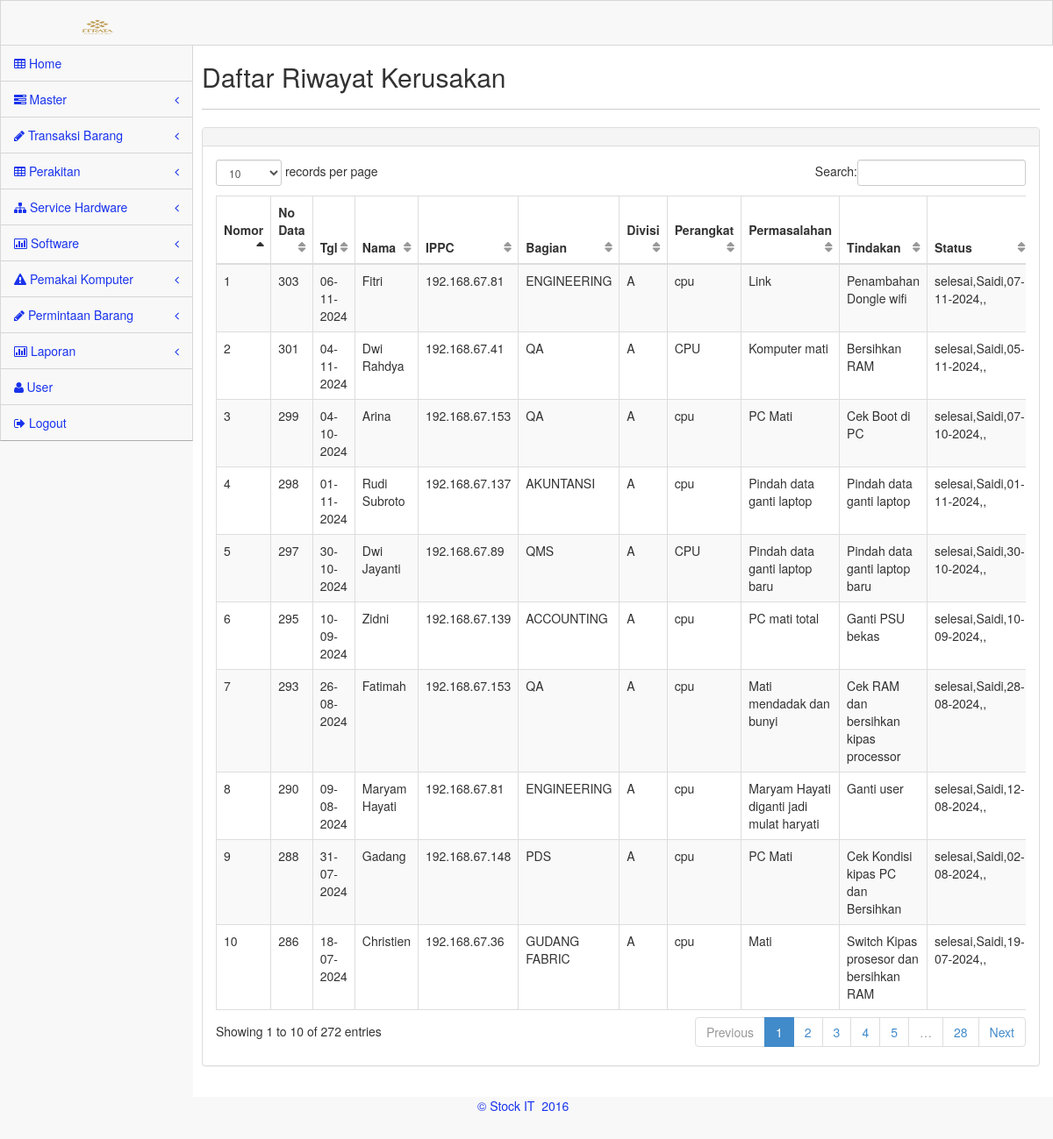
The app's page /user.php?menu=riwayat (signed in) with its own data.
### tables this page shows
CREATE TABLE `service` (
  `nomor` int(11) NOT NULL,
  `tgl` char(10) default NULL,
  `jam` char(5) default NULL,
  `nama` char(30) default NULL,
  `bagian` char(30) default NULL,
  `divisi` char(1) default NULL,
  `perangkat` char(50) default NULL,
  `kasus` char(250) default NULL,
  `penerima` char(30) default NULL,
  `tgl2` char(10) default NULL,
  `jam2` char(5) default NULL,
  `teknisi` char(30) default NULL,
  `tindakan` char(250) default NULL,
  `luar` char(30) default NULL,
  `tgl3` char(10) default NULL,
  `jam3` char(5) default NULL,
  `tindakan2` char(250) default NULL,
  `status` varchar(10) NOT NULL,
  `ippc` varchar(20) NOT NULL,
  `noprinter` char(60) NOT NULL,
  `ket` varchar(2) NOT NULL,
  `statup` char(30) NOT NULL,
  `keterangan` varchar(250) NOT NULL,
  `tglRequest` char(10) default NULL,
  `svc_kat` char(20) default NULL,
  KEY `_WA_Sys_nomor_38996AB5` USING BTREE (`nomor`),
  KEY `_WA_Sys_tgl_38996AB5` USING BTREE (`tgl`),
  KEY `_WA_Sys_jam_38996AB5` USING BTREE (`jam`),
  KEY `_WA_Sys_nama_38996AB5` USING BTREE (`nama`),
  KEY `_WA_Sys_bagian_38996AB5` USING BTREE (`bagian`),
  KEY `_WA_Sys_divisi_38996AB5` USING BTREE (`divisi`),
  KEY `_WA_Sys_perangkat_38996AB5` USING BTREE (`perangkat`),
  KEY `_WA_Sys_kasus_38996AB5` USING BTREE (`kasus`),
  KEY `_WA_Sys_penerima_38996AB5` USING BTREE (`penerima`),
  KEY `_WA_Sys_tgl2_38996AB5` USING BTREE (`tgl2`),
  KEY `_WA_Sys_jam2_38996AB5` USING BTREE (`jam2`),
  KEY `_WA_Sys_teknisi_38996AB5` USING BTREE (`teknisi`),
  KEY `_WA_Sys_tindakan_38996AB5` USING BTREE (`tindakan`),
  KEY `_WA_Sys_luar_38996AB5` USING BTREE (`luar`),
  KEY `_WA_Sys_tgl3_38996AB5` USING BTREE (`tgl3`),
  KEY `_WA_Sys_jam3_38996AB5` USING BTREE (`jam3`),
  KEY `_WA_Sys_tindakan2_38996AB5` USING BTREE (`tindakan2`)
);

### aplikasi/riwayat.php (the view, shortened to what this page needs)
        <div class="inner">
            <div class="row">
                <div class="col-lg-12">
                    <h2>Daftar Riwayat Kerusakan</h2>
                </div>
            </div>
            <hr />
            <div class="row">
            <div class="col-lg-12">
                <div class="panel panel-default">
                    <div class="panel-heading">
                    </div>
                    <div class="panel-body">
                        <div class="table-responsive" style='overflow: scroll;'>
                            <table class="table table-striped table-bordered table-hover" id="dataTables-example">
                                <thead>
                                    <tr>
					 <th>Nomor</th>
					 <th>No Data</th>
						 <th>Tgl</th>
                                        <th>Nama</th>
                                        <th>IPPC</th>
                                        <th>Bagian</th>
							<th>Divisi</th>
							<th>Perangkat</th>
							<th>Permasalahan</th>
							<th>Tindakan</th>
							<th>Status</th>
                                    </tr>
                                </thead>
                                <tbody>
                                   <?$nou=1;
					   $sql = mysql_query("SELECT * FROM service where status='selesai' and perangkat='CPU' order by nomor desc ");
if(mysql_num_rows($sql) > 0){
while($data = mysql_fetch_array($sql)){
$tgl=$data['tgl'];
$nama=$data['nama'];
$ippc=$data['ippc'];
$bagian=$data['bagian'];
$divisi=$data['divisi'];
$perangkat=$data['perangkat'];
$kasus=$data['kasus'];
	$status=$data['status'];
		$teknisi=$data['teknisi'];
		$tindakan=$data['tindakan'];
		$tgl2=$data['tgl2'];
		$luar=$data['luar'];
		$tgl3=$data['tgl3'];
		$nomor=$data['nomor'];
?>
                                    <tr class="gradeC">
					<td><? echo $nou++ ?></td>
					<td><? echo $nomor ?></td>
					<td><? echo $tgl ?></td>
                                <td><? echo $nama ?></td>
                                <td><? echo $ippc?></td>
                                <td><? echo $bagian ?></td>
					<td><? echo $divisi ?></td>
					<td><? echo $perangkat ?></td>
					<td><? echo $kasus ?></td>
					<td><? echo $tindakan ?></td>
					<td><?php echo $status; ?>,<?php echo $teknisi; ?>,<?php echo $tgl2; ?>,<?php echo $luar; ?>,<?php echo $tgl3; ?>
					</td>
                                    </tr>
            <?}}?>
                                </tbody>
                            </table>
                        </div>
                    </div>
                </div>
            </div>
        </div>

### assets/css/main.css (style rules this page uses)
@media (min-width: 768px) { html, body { height: 100%; } }
body.padTop53 { padding-top: 75px; overflow: visible; }
@media (min-width: 802px) { body.padTop53 { padding-top: 51px; } }
.inner { position: relative; min-height: 1px; padding-right: 15px; padding-left: 10px; background: #fff; border: 0px solid #e4e4e4; min-height:1200px; }
@media (min-width: 768px) { .inner { float: left; width: 100%; } }
.inner .row { margin-right: -15px; margin-left: -15px; }
.inner hr { margin-top: 10px; border-top-color: #ccc; }

### assets/css/MoneAdmin.css (style rules this page uses)
body { background-color: #f8f8f8; }
table.dataTable thead .sorting, table.dataTable thead .sorting_asc:after, table.dataTable thead .sorting_desc, table.dataTable thead .sorting_asc_disabled, table.dataTable thead .sorting_desc_disabled { background: transparent; }
table.dataTable thead .sorting_asc:after { content: "\f0de"; float: right; font-family: fontawesome; }
table.dataTable thead .sorting:after { content: "\f0dc"; float: right; font-family: fontawesome; color: rgba(50,50,50,.5); }

### records on screen
service: nomor "303", tgl "06-11-2024", nama "Fitri", ippc "192.168.67.81", bagian "ENGINEERING", divisi "A", perangkat "cpu", kasus "Link", tindakan "Penambahan Dongle wifi", status "selesai", teknisi "Saidi", tgl2 "07-11-2024"
service: nomor "301", tgl "04-11-2024", nama "Dwi Rahdya", ippc "192.168.67.41", bagian "QA", divisi "A", perangkat "CPU", kasus "Komputer mati", tindakan "Bersihkan RAM", status "selesai", teknisi "Saidi", tgl2 "05-11-2024"
service: nomor "299", tgl "04-10-2024", nama "Arina", ippc "192.168.67.153", bagian "QA", divisi "A", perangkat "cpu", kasus "PC Mati", tindakan "Cek Boot di PC", status "selesai", teknisi "Saidi", tgl2 "07-10-2024"
service: nomor "298", tgl "01-11-2024", nama "Rudi Subroto", ippc "192.168.67.137", bagian "AKUNTANSI", divisi "A", perangkat "cpu", kasus "Pindah data ganti laptop", tindakan "Pindah data ganti laptop", status "selesai", teknisi "Saidi", tgl2 "01-11-2024"
service: nomor "297", tgl "30-10-2024", nama "Dwi Jayanti", ippc "192.168.67.89", bagian "QMS", divisi "A", perangkat "CPU", kasus "Pindah data ganti laptop baru", tindakan "Pindah data ganti laptop baru", status "selesai", teknisi "Saidi", tgl2 "30-10-2024"
service: nomor "295", tgl "10-09-2024", nama "Zidni", ippc "192.168.67.139", bagian "ACCOUNTING", divisi "A", perangkat "cpu", kasus "PC mati total", tindakan "Ganti PSU bekas", status "selesai", teknisi "Saidi", tgl2 "10-09-2024"
service: nomor "293", tgl "26-08-2024", nama "Fatimah", ippc "192.168.67.153", bagian "QA", divisi "A", perangkat "cpu", kasus "Mati mendadak dan bunyi", tindakan "Cek RAM dan bersihkan kipas processor", status "selesai", teknisi "Saidi", tgl2 "28-08-2024"
service: nomor "290", tgl "09-08-2024", nama "Maryam Hayati", ippc "192.168.67.81", bagian "ENGINEERING", divisi "A", perangkat "cpu", kasus "Maryam Hayati diganti jadi mulat haryati", tindakan "Ganti user", status "selesai", teknisi "Saidi", tgl2 "12-08-2024"
service: nomor "288", tgl "31-07-2024", nama "Gadang", ippc "192.168.67.148", bagian "PDS", divisi "A", perangkat "cpu", kasus "PC Mati", tindakan "Cek Kondisi kipas PC dan Bersihkan", status "selesai", teknisi "Saidi", tgl2 "02-08-2024"
service: nomor "286", tgl "18-07-2024", nama "Christien", ippc "192.168.67.36", bagian "GUDANG FABRIC", divisi "A", perangkat "cpu", kasus "Mati", tindakan "Switch Kipas prosesor dan bersihkan RAM", status "selesai", teknisi "Saidi", tgl2 "19-07-2024"
